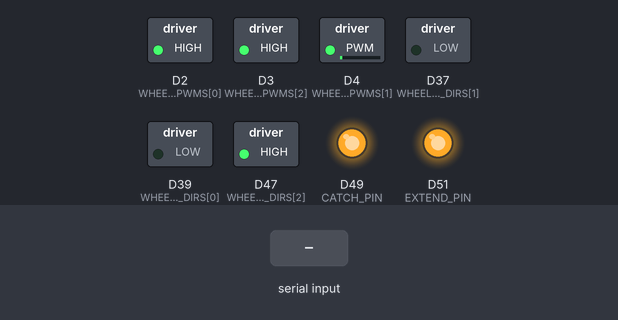
Bench run of a sketch on a simulated Arduino Due. On the bench: switched loads named in the sketch (green lamp = pin HIGH), output pins drawn as LEDs (lit = HIGH). The test bench sets the inputs (shaded band). Pins used as bus, display or sensor lines are not drawn.

Above: at 1.2 s.
1.3 s: "1" received over the second serial link
At 3.7 s:
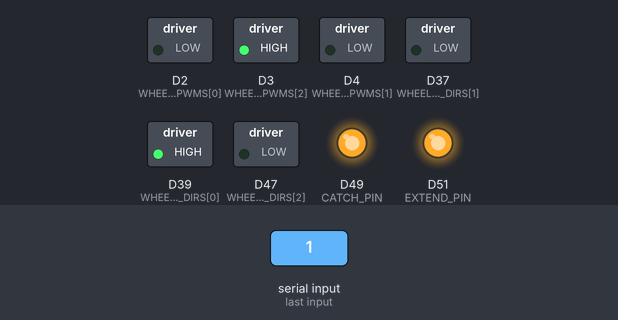
4.3 s: "0" received over the second serial link
At 7.1 s:
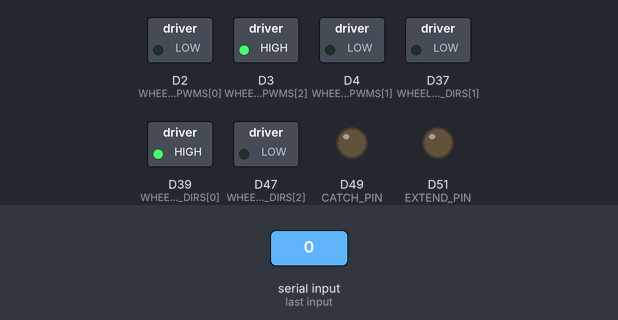
7.3 s: "2" received over the second serial link
At 8.7 s:
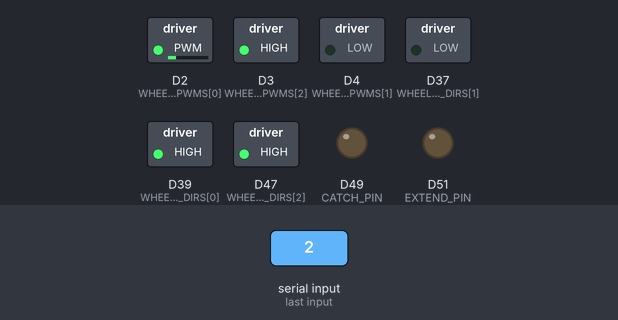
10.3 s: "1" received over the second serial link
At 13.0 s:
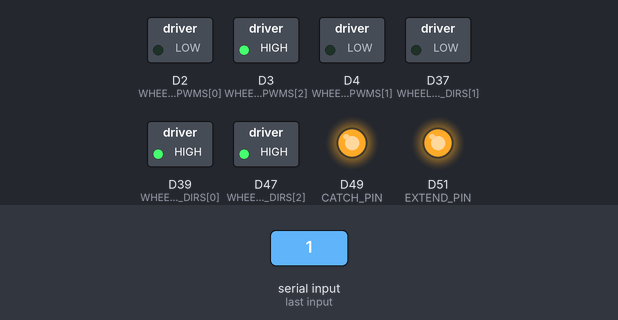
13.3 s: "0" received over the second serial link
At 16.1 s:
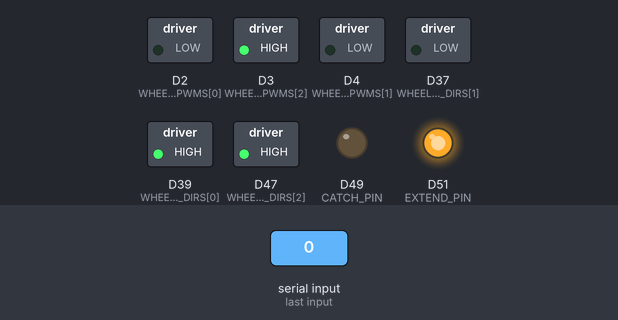
16.3 s: "2" received over the second serial link
At 18.0 s:
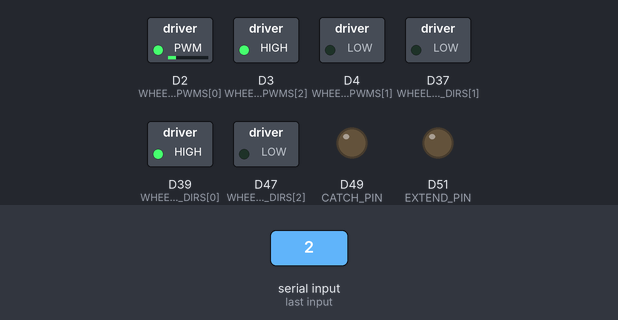
Timing chart, 0 to 25.8 s (numbered marks = the images above; inputs shaded):
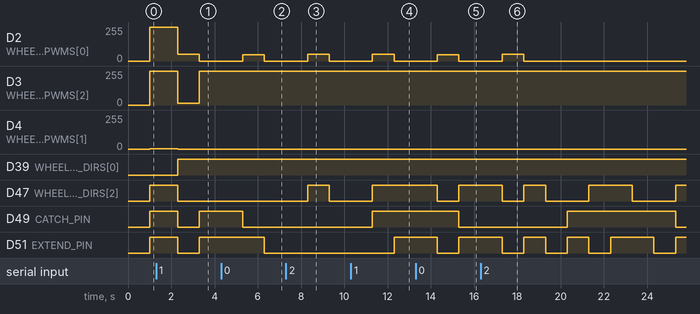

Measured:
- after the input at 1.3 s, D2 (WHEEL_PIN_PWMS[0]): 255/255 → 49/255 after 1.0 s, → 0/255 1.0 s later; D4 (WHEEL_PIN_PWMS[1]): 1/255 → 0/255 after 1.0 s instead of 0.70 s; D39 (WHEEL_PIN_DIRS[0]): LOW → HIGH after 1.0 s instead of 0.70 s
- after the input at 4.3 s, D2 (WHEEL_PIN_PWMS[0]): 0/255 → 48/255 after 1.0 s, → 0/255 1.0 s later; D47 (WHEEL_PIN_DIRS[2]): stays LOW (without the input it goes to HIGH after 2.0 s); D49 (CATCH_PIN): HIGH → LOW after 1.0 s instead of 0.01 s
- after the input at 7.3 s, D2 (WHEEL_PIN_PWMS[0]): 0/255 → 50/255 after 1.0 s, → 0/255 1.0 s later; D49 (CATCH_PIN), D51 (EXTEND_PIN): stays LOW (without the input it goes to HIGH after 2.0 s)
- after the input at 10.3 s, D2 (WHEEL_PIN_PWMS[0]): 0/255 → 49/255 after 1.0 s, → 0/255 1.0 s later; D49 (CATCH_PIN): LOW → HIGH after 1.0 s instead of 0.01 s; D51 (EXTEND_PIN): LOW → HIGH after 2.0 s instead of 1.0 s
- after the input at 13.3 s, D2 (WHEEL_PIN_PWMS[0]): 0/255 → 48/255 after 1.0 s, → 0/255 1.0 s later; D49 (CATCH_PIN): HIGH → LOW after 2.0 s instead of 1.0 s
- after the input at 16.3 s, D2 (WHEEL_PIN_PWMS[0]): 0/255 → 50/255 after 1.0 s, → 0/255 1.0 s later

The sketch:

omni-robot.ino
```cpp
const bool WHEEL_FORWARDS[] = { 1, 0, 0 };
const int WHEEL_PIN_DIRS[] = { 39, 37, 47 };
const int WHEEL_PIN_PWMS[] = { 2, 4, 3 };
const int EXTEND_PIN = 51;
const int THROW_PIN = 53;
const int CATCH_PIN = 49;

const uint8_t EXTEND_BIT = 1;
const uint8_t THROW_BIT = 1 << 1;
const uint8_t CATCH_BIT = 1 << 2;

void setMotorSpeed(int16_t speed, int index) {
  bool forward = WHEEL_FORWARDS[index];
  digitalWrite(WHEEL_PIN_DIRS[index], speed >= 0 ? forward : !forward);
  analogWrite(WHEEL_PIN_PWMS[index], constrain(abs(speed), 0, 255));
}
void setup() {
  SerialUSB.begin(115200);
  Serial2.begin(500000);
  for (int i = 0; i < 3; i++) {
    pinMode(WHEEL_PIN_DIRS[i], OUTPUT);
    pinMode(WHEEL_PIN_PWMS[i], OUTPUT);
    digitalWrite(WHEEL_PIN_PWMS[i], LOW);
  }
  pinMode(EXTEND_PIN, OUTPUT);
  pinMode(THROW_PIN, OUTPUT);
  pinMode(CATCH_PIN, OUTPUT);
  digitalWrite(EXTEND_PIN, LOW);
  digitalWrite(THROW_PIN, LOW);
  digitalWrite(CATCH_PIN, LOW);

  while (Serial2.available() > 0) Serial2.read();
}
struct SerialInput {
  int16_t omni[3];
  uint8_t cylinder;
};
void loop() {
  Serial2.write((uint8_t)0);

  SerialInput input;
  Serial2.readBytes((uint8_t*)&input, sizeof(SerialInput));
  for (int i = 0; i < 3; i++) {
    setMotorSpeed(input.omni[i], i);
  }
  digitalWrite(EXTEND_PIN, input.cylinder & EXTEND_BIT ? HIGH : LOW);
  digitalWrite(THROW_PIN, input.cylinder & THROW_BIT ? HIGH : LOW);
  digitalWrite(CATCH_PIN, input.cylinder & CATCH_BIT ? HIGH : LOW);
}
```
